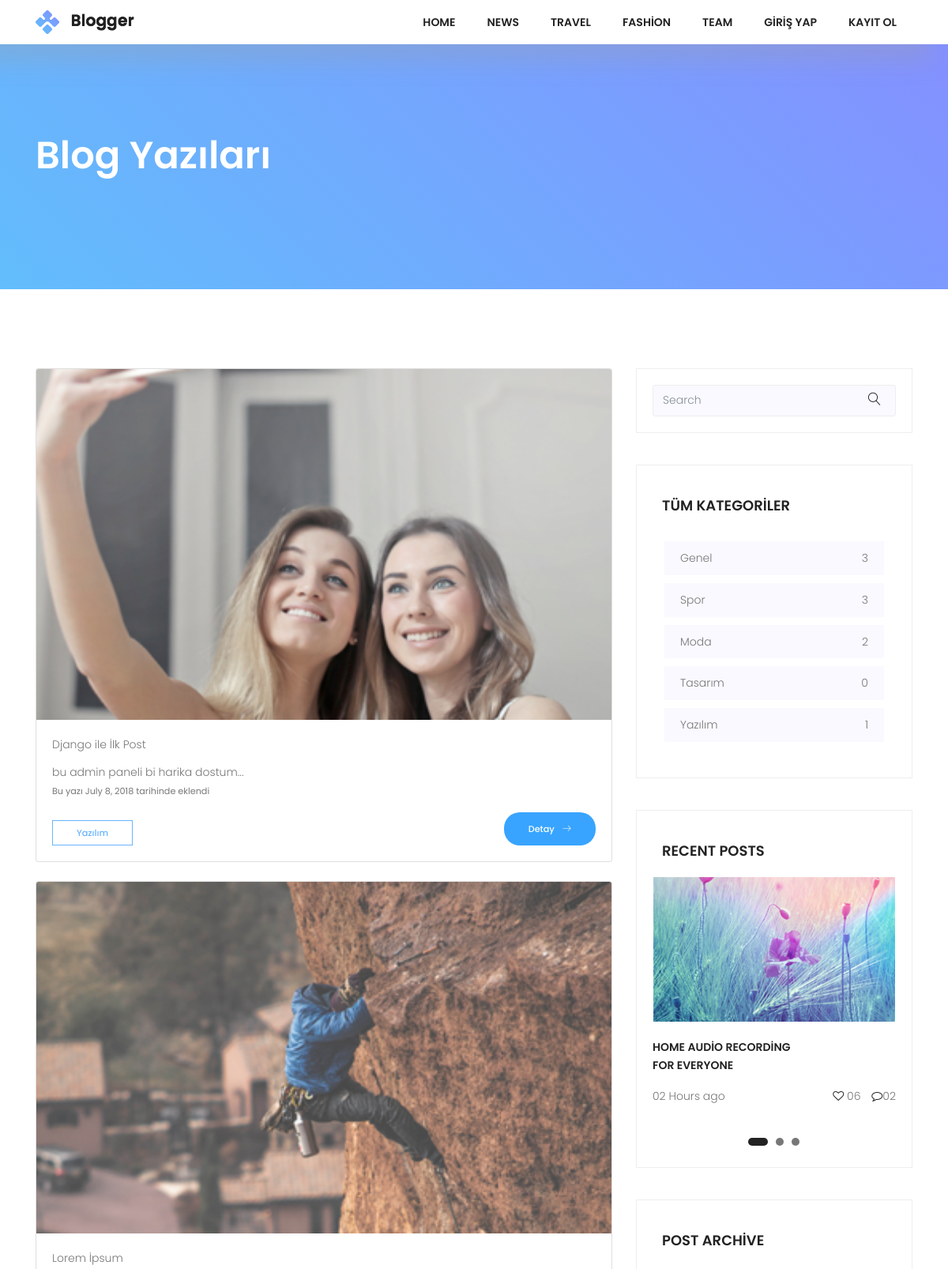
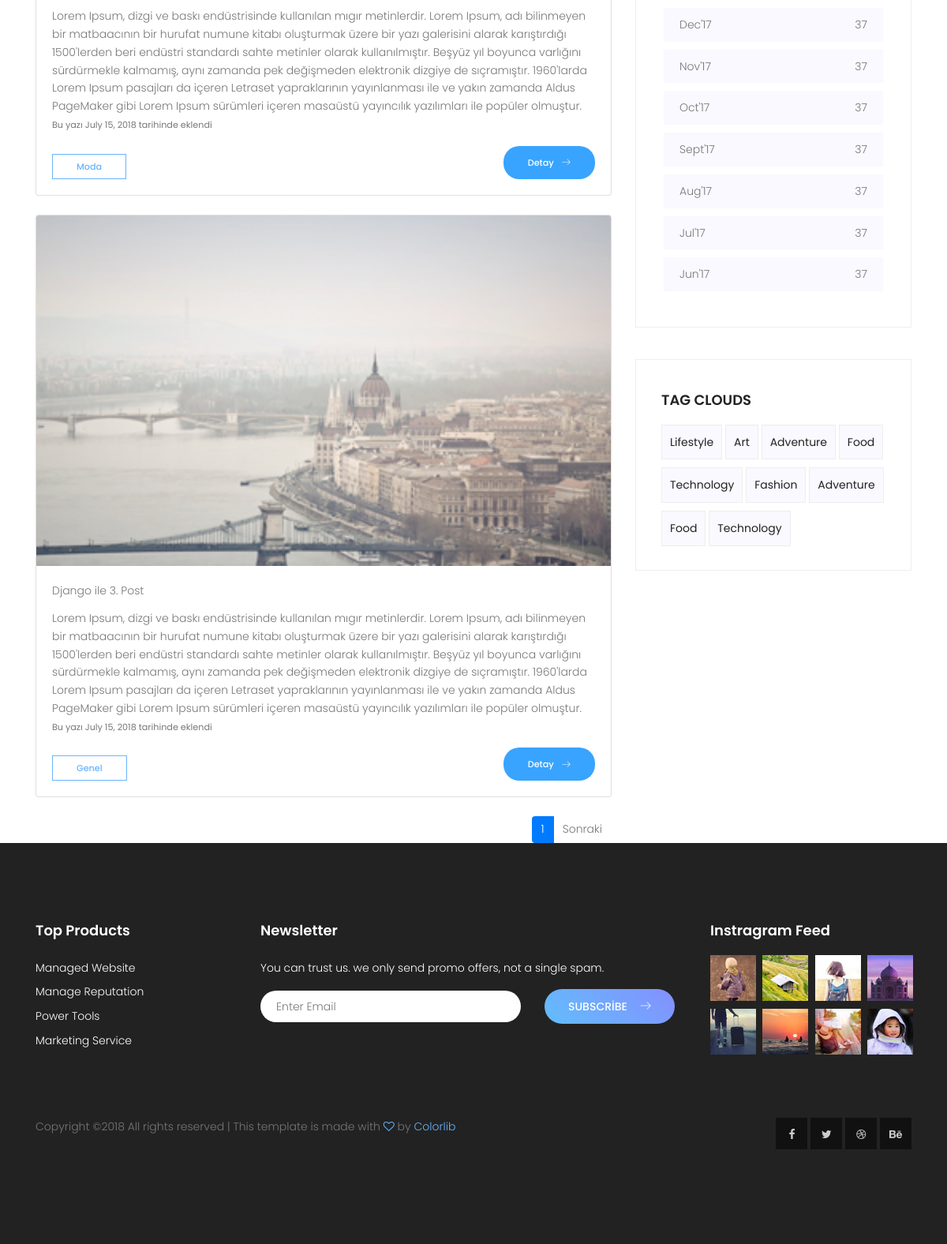
Screenshot of /blog/ with the database file from the repository (2 pictures, top to bottom).
### posts/models.py (models this page shows, shortened)
class Post(models.Model):
    user = models.ForeignKey(settings.AUTH_USER_MODEL,on_delete=models.CASCADE,default=1)
    title = models.CharField(max_length=150)
    image = models.ImageField(upload_to='uploads/',blank=True)
    content = models.TextField()
    slug = models.SlugField(unique=True,editable=False)
    created = models.DateField(auto_now_add=True)
    updated = models.DateField(auto_now=True)
    category = models.ForeignKey(Category,on_delete=models.CASCADE,related_name="posts")
    tag = models.ManyToManyField(Tag,related_name='posts')

class Category(models.Model):
    title = models.CharField(max_length=150)
    slug = models.SlugField(unique=True,editable=False)
    def postCount(self):
        return self.posts.all().count()

### posts/views.py (the view)
# urls.py: path('blog/', BlogView.as_view(), name="blog"),
class BlogView(ListView):
    template_name = "posts/blog.html"
    model = Post
    context_object_name = "blogPost"
    paginate_by = 3
    def get_context_data(self, **kwargs):
        context = super(BlogView, self).get_context_data(**kwargs)
        context['allCategories'] = Category.objects.all()
        return context

### posts/templates/posts/blog.html (shortened to what this page needs)
{% extends "base.html" %}
{% load static %}
{% block content %}
            <section class="top-section-area section-gap">
                <div class="container">
                    <div class="row justify-content-between align-items-center d-flex">
                        <div class="col-lg-8 top-left">
                            <h1 class="text-white mb-20">Blog Yazıları</h1>
                        </div>
                    </div>
                </div>
            </section>
    <div class="post-wrapper pt-100">
        <section class="post-area">
            <div class="container">
                <div class="row justify-content-center">
                  <div class="col-lg-8">
                      {% for post in blogPost %}
                      <div class="card mb-4">
                          <img src="{{ post.image.url }}"  class="card-img-top"/>
                          <div class="card-body">
                              <div class="card-title">
                                  {{ post.title }}  </div>
                              <div class="card-text">{{ post.content }}</div>
                              <div class="card-text"><small>Bu yazı {{ post.created }} tarihinde eklendi</small>
                              </div>
                              <div class="card-text mt-15">
                              <a href="#" class="genric-btn primary-border medium mt-10">{{ post.category.title }}</a>
                              <a href="{% url 'single' post.slug %}" class="float-right genric-btn info circle arrow">Detay <span class="lnr lnr-arrow-right"></span></a>
                              </div>
                          </div>
                      </div>
                      {% endfor %}
                      {% if is_paginated %}
                            <nav class="navigation">
                                <ul class="pagination justify-content-end">
                                      <li class="page-item active">
                                        <a href="#" class="page-link">{{ page_obj.number }}</a>
                                    </li>
                                    {% if page_obj.has_next %}
                                    <li class="page-item">
                                        <a href="{{ request.path }}?page={{ page_obj.next_page_number }}" class="page-link">Sonraki</a>
                                    </li>
                                    {% endif %}
                                </ul>
                            </nav>
                      {% endif %}
                  </div>
                    <div class="col-lg-4 sidebar-area ">
                        <div class="single_widget search_widget">
                            <div id="imaginary_container">
                                <div class="input-group stylish-input-group">
                                    <input type="text" class="form-control"  placeholder="Search" >
                                    <span class="input-group-addon">
                                        <button type="submit">
                                            <span class="lnr lnr-magnifier"></span>
                                        </button>
                                    </span>
                                </div>
                            </div>
                        </div>
                        <div class="single_widget cat_widget">
                            <h4 class="text-uppercase pb-20">Tüm Kategoriler</h4>
                            <ul>
                                {% for category in allCategories %}
                                <li>
                                    <a href="#">{{ category.title }} <span>{{ category.postCount }}</span></a>
                                </li>
                                {% endfor %}
                            </ul>
                        </div>
                        <div class="single_widget recent_widget">
                            <h4 class="text-uppercase pb-20">Recent Posts</h4>
                            <div class="active-recent-carusel">
                                <div class="item">
                                    <img src="{% static "img/asset/slider.jpg" %} " alt="">
                                    <p class="mt-20 title text-uppercase">Home Audio Recording <br>
                                    For Everyone</p>
                                    <p>02 Hours ago <span> <i class="fa fa-heart-o" aria-hidden="true"></i>
                                    06 <i class="fa fa-comment-o" aria-hidden="true"></i>02</span></p>
                                </div>
                            </div>
                        </div>
                        <div class="single_widget cat_widget">
                            <h4 class="text-uppercase pb-20">post archive</h4>
                            <ul>
                                <li>
                                    <a href="#">Dec'17 <span>37</span></a>
                                </li>
                                <li>
                                    <a href="#">Nov'17 <span>37</span></a>
                                </li>
                                <li>
                                    <a href="#">Oct'17 <span>37</span></a>
                                </li>
                                <li>
                                    <a href="#">Sept'17 <span>37</span></a>
                                </li>
                                <li>
                                    <a href="#">Aug'17 <span>37</span></a>
                                </li>
                                <li>
                                    <a href="#">Jul'17 <span>37</span></a>
                                </li>
                                <li>
                                    <a href="#">Jun'17 <span>37</span></a>
                                </li>
                            </ul>
                        </div>
                        <div class="single_widget tag_widget">
                            <h4 class="text-uppercase pb-20">Tag Clouds</h4>
                            <ul>
                                <li><a href="#">Lifestyle</a></li>
                                <li><a href="#">Art</a></li>
                                <li><a href="#">Adventure</a></li>
                                <li><a href="#">Food</a></li>
                                <li><a href="#">Technology</a></li>
                                <li><a href="#">Fashion</a></li>
                                <li><a href="#">Adventure</a></li>
                                <li><a href="#">Food</a></li>
                                <li><a href="#">Technology</a></li>
                            </ul>
                        </div>
                    </div>
                </div>
            </div>
        </section>
    </div>
{% endblock %}

### static/css/main.css (style rules this page uses)
body { color:#777;font-family:"Poppins",sans-serif;font-size:14px;font-weight:300;line-height:1.625em;position:relative }
ol,ul { margin:0;padding:0;list-style:none }
a { -webkit-transition:all 0.3s ease 0s;-moz-transition:all 0.3s ease 0s;-o-transition:all 0.3s ease 0s;transition:all 0.3s ease 0s }
a,a:focus,a:hover { text-decoration:none;outline:0 }
h1,h2,h3,h4,h5,h6 { font-family:"Poppins",sans-serif;color:#222;line-height:1.2em !important;margin-bottom:0;margin-top:0;font-weight:600 }
h1,.h1 { font-size:36px }
h4,.h4 { font-size:18px }
.mt-10 { margin-top:10px }
.mt-15 { margin-top:15px }
.mt-20 { margin-top:20px }
.mb-20 { margin-bottom:20px }
.pt-100 { padding-top:100px }
.pb-20 { padding-bottom:20px }
.float-right { float:right }
.text-white { color:#fff }
b,i,sup,sub,u,del { color:#69B4FD }
h1 { font-size:36px }
h4 { font-size:18px }
h1,h2,h3,h4,h5,h6 { line-height:1.5em }
.genric-btn { display:inline-block;outline:none;line-height:40px;padding:0 30px;font-size:.8em;text-align:center;text-decoration:none;font-weight:500;cursor:pointer;-webkit-transition:all 0.3s ease 0s;-moz-transition:all 0.3s ease 0s;-o-transition:all 0.3s ease 0s;transition:all 0.3s ease 0s }
.genric-btn.medium { line-height:30px }
.genric-btn.circle { border-radius:20px }
.genric-btn.arrow { display:-webkit-inline-box;display:-ms-inline-flexbox;display:inline-flex;-webkit-box-align:center;-ms-flex-align:center;align-items:center }
.genric-btn.arrow span { margin-left:10px }
.genric-btn.primary-border { color:#69B4FD;border:1px solid #69B4FD;background:#fff }
.genric-btn.info { color:#fff;background:#38a4ff;border:1px solid transparent }
body { position:relative }
i { color:#222 }
.section-gap { padding:120px 0 }
.p1-gradient-bg,.primary-btn,.footer-social a:hover,.single-footer-widget .bb-btn,.generic-banner,.tags ul a:hover,.overlay,.about_widget button:hover,.tag_widget ul li a:hover,.top-section-area { background-image:-moz-linear-gradient(45deg, #62bdfc 0%, #8490ff 100%);background-image:-webkit-linear-gradient(45deg, #62bdfc 0%, #8490ff 100%);background-image:-ms-linear-gradient(45deg, #62bdfc 0%, #8490ff 100%) }
.pagination a { border:none;color:#777 }
.search_widget .stylish-input-group .form-control,.top-section-area .stylish-input-group .form-control { border-right:0;box-shadow:0 0 0;border-color:#eee;background-color:#f9f9ff }
.search_widget .input-group-addon,.top-section-area .input-group-addon { background-color:#f9f9ff !important;border-color:#eee }
.search_widget .stylish-input-group button,.top-section-area .stylish-input-group button { border:0;background:transparent }
.search_widget input,.top-section-area input { font-size:14px }
.single_widget { border:1px solid #eee;padding:20px;margin-bottom:40px }
.cat_widget h4 { padding-top:20px;margin-left:12px }
.cat_widget ul { padding:15px }
.cat_widget ul li { background-color:#f9f9ff;padding:10px 20px;margin-bottom:10px;-webkit-transition:all 0.3s ease 0s;-moz-transition:all 0.3s ease 0s;-o-transition:all 0.3s ease 0s;transition:all 0.3s ease 0s }
.cat_widget ul li span { float:right }
.cat_widget ul li a { color:#777 }
.tag_widget h4 { padding-top:20px;margin-left:12px }
.tag_widget ul { margin-left:12px }
.tag_widget ul li { display:inline-block }
.tag_widget ul li a { color:#222;border:1px solid #eee;padding:10px;display:block;margin-bottom:10px;font-weight:400;background-color:#f9f9ff }
.recent_widget h4 { padding-top:20px;margin-left:12px }
.recent_widget .title { font-weight:600;color:#222 }
.recent_widget p i { margin-left:10px }
.recent_widget p span { float:right }
.sidebar-area { padding-bottom:80px }
.top-left h1 { font-size:48px }

### rows the page displays
Post: image (picture), title "Django ile İlk Post", content "bu admin paneli bi harika dostum...", created "July 8, 2018", category "Yazılım"
Post: image (picture), title "Lorem İpsum", content "Lorem Ipsum, dizgi ve baskı endüstrisinde kullanılan mıgır metinlerdir. Lorem Ipsum, adı bilinmeyen bir matbaacının bir hurufat numune kitabı oluşturmak üzere bir yazı galerisini alarak karıştırdığı 1500'lerden beri endüstri standardı sahte metinler olarak kullanılmıştır. Beşyüz yıl boyunca varlığını sürdürmekle kalmamış, aynı zamanda pek değişmeden elektronik dizgiye de sıçramıştır. 1960'larda Lorem Ipsum pasajları da içeren Letraset yapraklarının yayınlanması ile ve yakın zamanda Aldus PageMaker gibi Lorem Ipsum sürümleri içeren masaüstü yayıncılık yazılımları ile popüler olmuştur.", created "July 15, 2018", category "Moda"
Post: image (picture), title "Django ile 3. Post", content "Lorem Ipsum, dizgi ve baskı endüstrisinde kullanılan mıgır metinlerdir. Lorem Ipsum, adı bilinmeyen bir matbaacının bir hurufat numune kitabı oluşturmak üzere bir yazı galerisini alarak karıştırdığı 1500'lerden beri endüstri standardı sahte metinler olarak kullanılmıştır. Beşyüz yıl boyunca varlığını sürdürmekle kalmamış, aynı zamanda pek değişmeden elektronik dizgiye de sıçramıştır. 1960'larda Lorem Ipsum pasajları da içeren Letraset yapraklarının yayınlanması ile ve yakın zamanda Aldus PageMaker gibi Lorem Ipsum sürümleri içeren masaüstü yayıncılık yazılımları ile popüler olmuştur.", created "July 15, 2018", category "Genel"
Category: title "Genel", postCount "3"
Category: title "Spor", postCount "3"
Category: title "Moda", postCount "2"
Category: title "Tasarım", postCount "0"
Category: title "Yazılım", postCount "1"

### other values shown
{{ page_obj.number }} "1"
